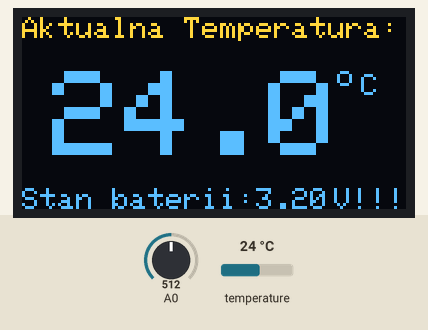
This sketch was run on a simulated Arduino Uno, built with avr-gcc and run on an emulated ATmega328P. Parts: 128×64 one-colour display. The test bench sets the inputs (shaded band); at power-on: A0 = 512, temperature 24 °C. The OLED is the two-colour kind (top 16 rows yellow).

Above: at 2.2 s.
2.3 s: A0 set to 561
At 3.2 s:
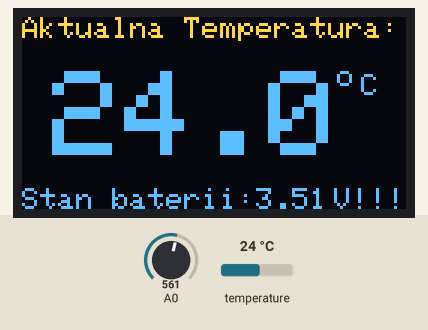
4.9 s: A0 set to 590
At 5.7 s:
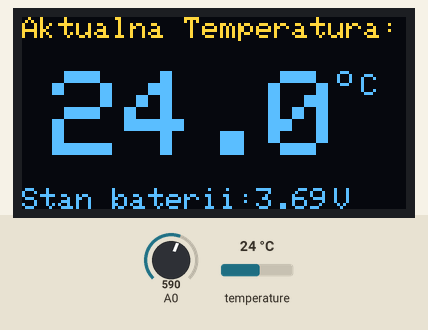
6.8 s: temperature set to 12 °C
At 8.0 s:
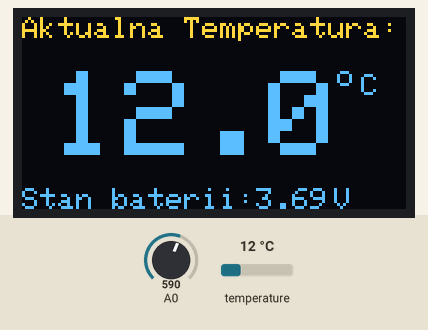
8.6 s: A0 set to 511
At 9.6 s:
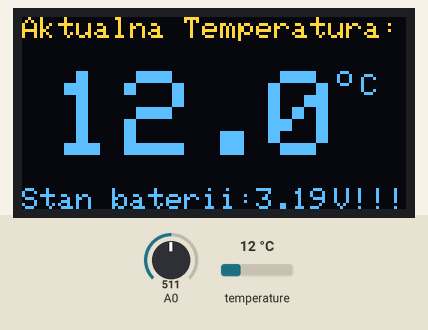
10.4 s: temperature set to 19 °C
At 11.4 s:
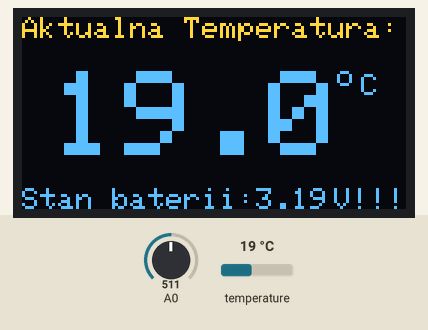
12.2 s: temperature set to 28 °C
At 13.3 s:
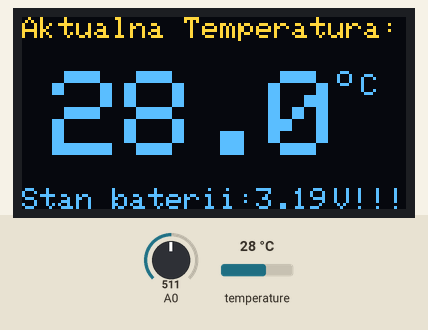
Timing chart, 0 to 15.1 s (numbered marks = the images above; inputs shaded):
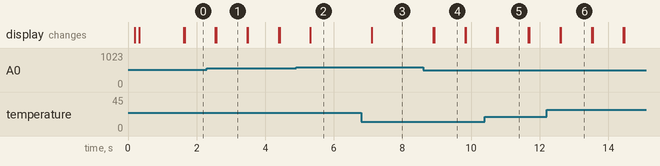

The sketch:

Cheese_thermometer.ino
```cpp
#include <Adafruit_GFX.h>
#include <Adafruit_SSD1306.h>
#include <OneWire.h>
#include <DallasTemperature.h>

Adafruit_SSD1306 display(-1);

#define ONE_WIRE_BUS 4
OneWire oneWire(ONE_WIRE_BUS);
DallasTemperature sensors(&oneWire);

float napiecie = 0;//Wartość przeliczona na napięcie w V
float temp;
void setup() {

  display.begin(SSD1306_SWITCHCAPVCC, 0x3C);
  display.clearDisplay();
  sensors.begin(); //Inicjalizacja czujnikow

// Intro wyswietlacza
  display.setTextSize(2);
  display.setTextColor(WHITE);
  display.setCursor(10,0);
  display.println("Termometr");
  display.display();
  delay(100);
  display.setCursor(5,20);
  display.println("Serowarski");
  display.display();
  delay(100);
  display.setTextSize(1);
  display.setCursor(48,45);
  display.println("v2.0");
  display.display();
  delay(500);
  display.clearDisplay();
}

void loop() {
  sensors.requestTemperatures();
  temp = sensors.getTempCByIndex(0);

//------------------------------------------------------------------------------

  display.setTextSize(1);
  display.setTextColor(WHITE);
  display.setCursor(0,0);
  display.print("Aktualna Temperatura:");

  display.setTextSize(4);
  display.setCursor(10,18);
  display.print(temp,1);

  display.setTextSize(1);
  display.setCursor(105,16);
  display.print("o");
  display.setCursor(113,19);
  display.print("C");

  float odczytanaWartosc = analogRead(A0); //Odczytujemy wartość napięcia
  napiecie = (odczytanaWartosc * (5.0/1024.0)) * 1.28; //Przeliczenie wartości na napięcie

  display.setTextSize(1);
  display.setTextColor(WHITE);
  display.setCursor(0,57);
  display.print("Stan baterii:");
  display.print(napiecie);
  display.setCursor(104,57);
  display.print("V");
  display.display();

  if (napiecie < 3.60) {
    alarm();
  }
  delay (100);
  display.clearDisplay();
}

void alarm() {
  display.setCursor(110,57);
  display.print("!!!");
  display.display();
}
```

Measured:
- the behaviour switches between 575 and 576 on A0 (found by bisection; images 1 and 2)
- after the input at 2.3 s, the display: first changes after 0.25 s (image 1 shows a later state)
- after the input at 4.9 s, the display: changes after 0.42 s (image 2)
- after the input at 6.8 s, the display: changes after 0.31 s (image 3)
- after the input at 8.6 s, the display: first changes after 0.30 s (image 4 shows a later state)
- after the input at 10.4 s, the display: first changes after 0.35 s (image 5 shows a later state)
- after the input at 12.2 s, the display: first changes after 0.39 s (image 6 shows a later state)
